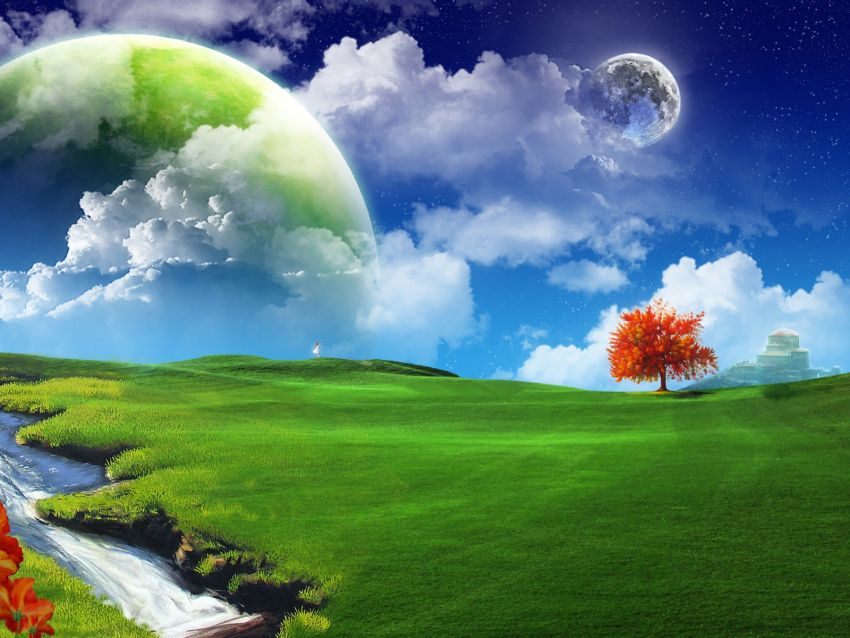
#> input picture Image Processing with OpenCV/1- Resim İçe Aktarma/resim.jpg, 850 x 638 px
$ python Images_Import.py
#> lines starting #> are read from the running program, lines starting #| are printed output that depends on the picture
# -*- coding: utf-8 -*-
"""
Created on Sun Aug 13 13:09:55 2023

@author: Hasan Emre
"""

#%% import library

import cv2

# içe aktarma
img = cv2.imread("resim.jpg", 0)  # buradaki sıfır siyah beyaz anlamına gelir
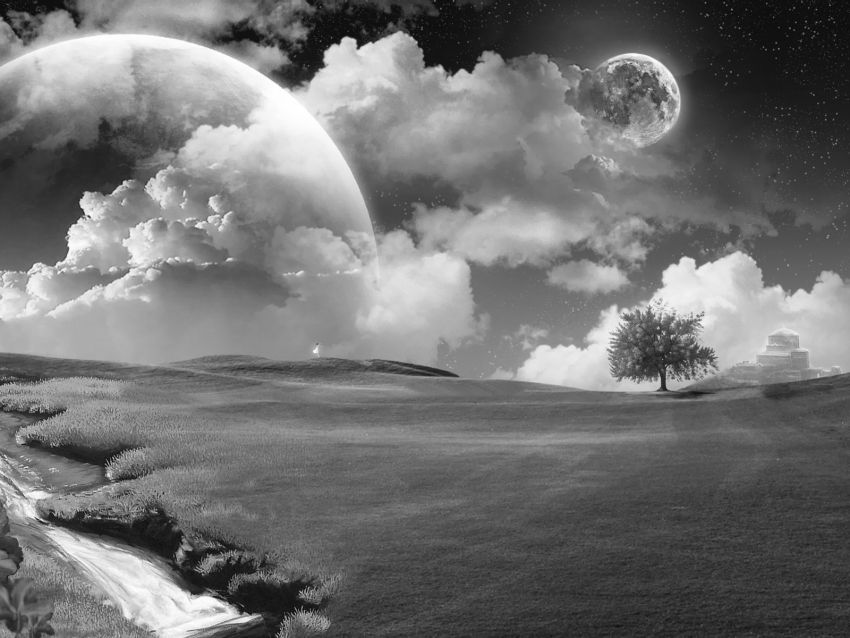
#> img: shape (638, 850); min 0, max 255, mean 114.6

# görselleştir
cv2.imshow("ilk resim", img)

k = cv2.waitKey(0) &0xFF  # waitKey klavyeden komut bekliyor demek
#> (key Esc is pressed here)

if k == 27:  #• 27 klavyede esc tuşunun sayısıdır
    cv2.destroyAllWindows()  # Bütün pencereleri kapat
elif k == ord("s"):  # bu şekilde de sayı karşılığı değilde klavyedeki harf karşılığına denk geliyor
    cv2.imwrite("resim_gray.jpg", img) # resim açıldığıdna s tuşuna basıldığında resmi siyah beyaz kaydeder
    cv2.destroyAllWindows()
